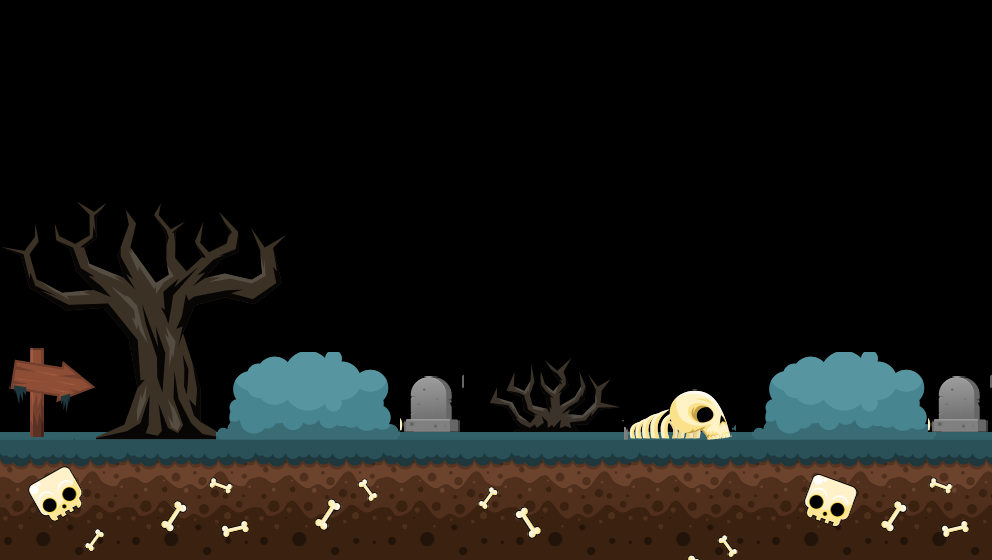

Below is a game level as drawn by its tile map, then a one-line description and the .tmx that defines it (tile-layer data replaced by summaries):
An orthogonal 124x70 tile map with 8x8 px tiles, 3 tile layers (ground, bones, bush), 2 tilesets.

<map version="1.0" tiledversion="1.1.5" orientation="orthogonal" renderorder="right-down" width="124" height="70" tilewidth="8" tileheight="8" infinite="0" nextobjectid="1">
 <tileset firstgid="1" source="graveyardTiles.tsx" />
 <tileset firstgid="8193" source="objects.tsx" />
 <layer name="ground" width="124" height="70">
  <data>[8680 cells, 1984 non-empty, 256 distinct tile ids]</data>
 </layer>
 <layer name="bones" width="124" height="70">
  <data>[8680 cells, 1614 non-empty, 1006 distinct tile ids]</data>
 </layer>
 <layer name="bush" width="124" height="70">
  <data>[8680 cells, 1894 non-empty, 1556 distinct tile ids]</data>
 </layer>
</map>